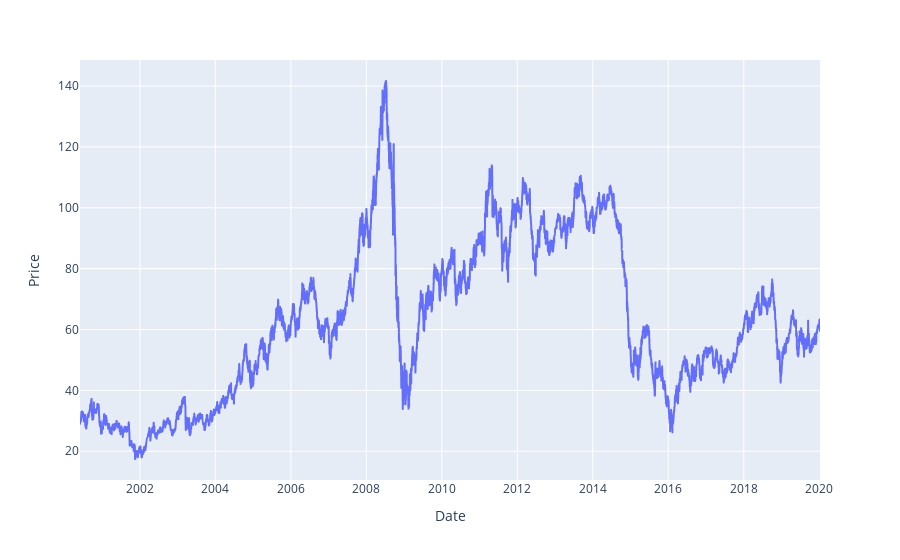

Notebook source saved alongside this figure:
### Code cell
# Visualize of Price column According to Time Series
# From the Graph we understand In The month july 2008 Oil Price was maximum 145.18 and In month of January 2002 Oil price was Minimum 17.97
# In 2008 there Was Sudden Change in Oil price from 145.18 to 33.87 due to some crises
plt.figure(figsize=(14,4))
fig = pl.line(data_frame=df,x = df['Date'],y = df['Price'])
fig.show()

### Figure 1 — Plotly figure (JSON) as saved in the notebook; plotly's stock layout.template omitted (floating-point values rounded to 4 significant figures; data arrays with more than 128 entries replaced by an {"elided": "..."} marker saying what was removed)
{"data": [{"hovertemplate": "Date=%{x}<br>Price=%{y}<extra></extra>", "legendgroup": "", "line": {"color": "#636efa", "dash": "solid"}, "marker": {"symbol": "circle"}, "mode": "lines", "name": "", "showlegend": false, "type": "scattergl", "x": {"elided": "4996 str values"}, "xaxis": "x", "y": {"elided": "4996 float values"}, "yaxis": "y"}], "layout": {"legend": {"tracegroupgap": 0}, "margin": {"t": 60}, "xaxis": {"anchor": "y", "domain": [0, 1], "title": {"text": "Date"}}, "yaxis": {"anchor": "x", "domain": [0, 1], "title": {"text": "Price"}}}}
